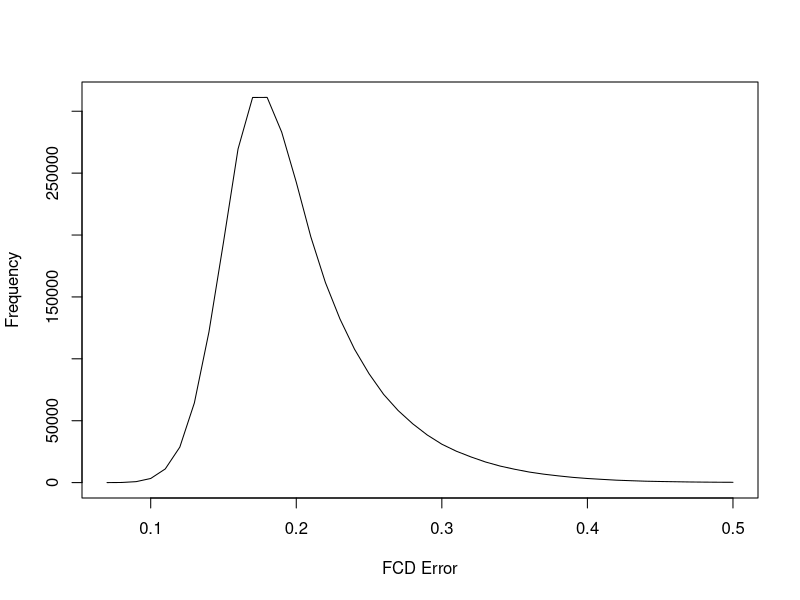

Write the R code that produced this figure.
x = c(0.07,0.08,0.09,0.1,0.11,0.12,0.13,0.14,0.15,0.16,0.17,0.18,0.19,0.2,0.21,0.22,0.23,0.24,0.25,0.26,0.27,0.28,0.29,0.3,0.31,0.32,0.33,0.34,0.35,0.36,0.37,0.38,0.39,0.4,0.41,0.42,0.43,0.44,0.45,0.46,0.47,0.48,0.49,0.5)
y = c(16,107,781,3337,11047,28684,64391,121648,194185,269516,311110,311163,283059,242666,198524,161682,132224,107794,87948,71283,58191,47510,38448,31025,25347,20747,16656,13378,10797,8545,6825,5452,4237,3325,2630,1966,1535,1140,906,712,519,399,308,257)
pdf("01.stats.FCDerror.pdf")
plot(x, y, xlab="FCD Error", ylab="Frequency", type="l")
dev.off()
